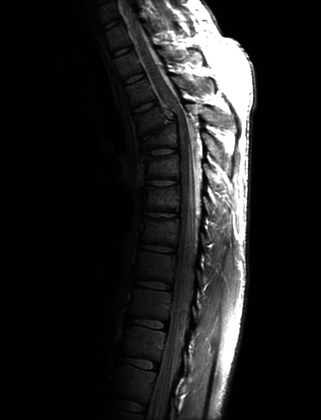
%> input picture Lab2/Proj03_02/Fig0308(a)(fractured_spine).tif, 321 x 420 px, shrunk from 746 x 976 before the run
$ octave main.m   (GNU Octave 9; MATLAB toolbox functions it lacks are replaced by stand-ins)
%> lines starting %> are read from the running program, lines starting %| are printed output that depends on the picture
### Lab2/Proj03_02/imageHist.m
function [histVector] = imageHist(input)

[M, N, C] = size(input);

histVector = zeros(1, 256);

for x = 1:M
    for y = 1:N
        histVector(1, double(input(x, y, 1))+1) = histVector(1, double(input(x, y, 1))+1)+1;
    end
end

end

### Lab2/Proj03_02/histEqualization.m
function [output, T] = histEqualization(input)

[M, N, C] = size(input);
p = double(zeros(1, 256));
T = zeros(1, 256);
input_hist = imageHist(input);
l = 255;
pixelNum = M*N;
output = zeros(M, N, C, 'uint8');

for i = 1:256
    p(i) = double(input_hist(i)/pixelNum);
    if i == 1
        T(i) = l*p(i);
    else
        T(i) = l*p(i)+T(i-1);
    end
end

T(:) = round(T(:));

for x = 1:M
    for y = 1:N
        output(x, y, 1) = T(double(input(x, y, 1))+1);
    end
end

end

### Lab2/Proj03_02/main.m
clear;
clc;
close all;

%Proj03-02:Histogram Equalization

input_image = imread('Fig0308(a)(fractured_spine).tif');
%> input_image is the input picture: size 420x321 uint8; min 0, max 255, mean 32.6
fprintf('Proj03-02:Histogram Equalization\n');

input_hist = imageHist(input_image);
%> after the loop in imageHist, `for x = 1:M`: histVector = 256 values, max 74861 at index 2, min 32 at index 229, mean 526.6
%> input_hist has the same summary as histVector in imageHist
x = 0:1:255;

[output_image, transformation] = histEqualization(input_image);
%> in histEqualization, `input_hist = imageHist(input);`: input_hist has the same summary as histVector in imageHist
%> after the loop in histEqualization, `for i = 1:256`: T = 256 values from 4.67 to 255; p = 256 values, max 0.555 at index 2, min 0.000237 at index 229, mean 0.00391
%> after the loop in histEqualization, `for x = 1:M`:
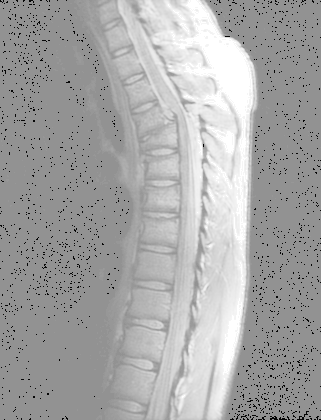
%> output: size 420x321 uint8; min 5, max 255, mean 167.1
%> transformation = 256 values from 5 to 255

output_hist = imageHist(output_image);
%> output_hist = 256 values, max 74861 at index 147, min 0 at index 1, mean 526.6

imwrite(output_image,'Proj03-02_enhanced_image.png');
saveas(bar(x, input_hist(x+1)),'input_histogram.png');
saveas(bar(x, output_hist(x+1)),'output_histogram.png');
saveas(stairs(x, transformation(x+1)),'transformation_function.png');

subplot(3, 2, 1); imshow(input_image); title('Original Image');
subplot(3, 2, 2); bar(x, input_hist(x+1)); xlim([-inf inf]); xlabel('Intensity'); ylabel('Number of pixels'); title('Histogram of Original Image');
subplot(3, 2, 3); stairs(x, transformation(x+1)); axis([-inf inf -inf inf]); xlabel('Input intensity'); ylabel('Output intensity'); title('Transformation Function');
subplot(3, 2, 4); imshow(output_image); title('Enhanced Image');
subplot(3, 2, 5); bar(x, output_hist(x+1)); xlim([-inf inf]); xlabel('Intensity'); ylabel('Number of pixels'); title('Histogram of Enhanced Image');
%> after `title('Histogram of Enhanced Image')`:
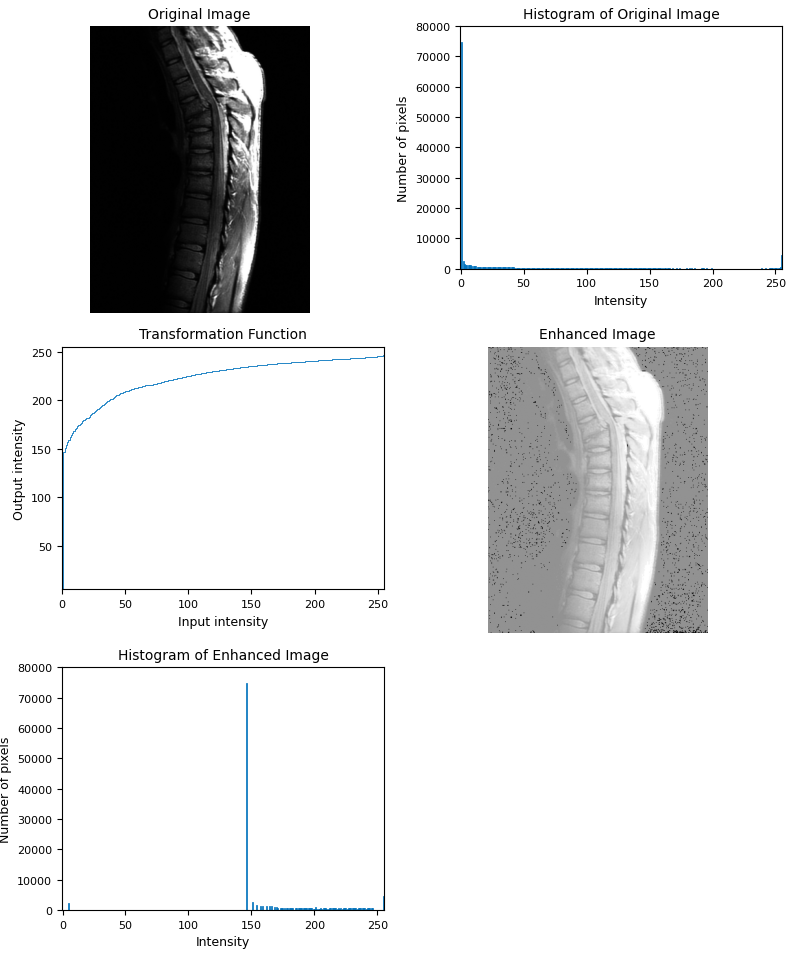
%> figure redrawn from the program's plot data, 5 panels
